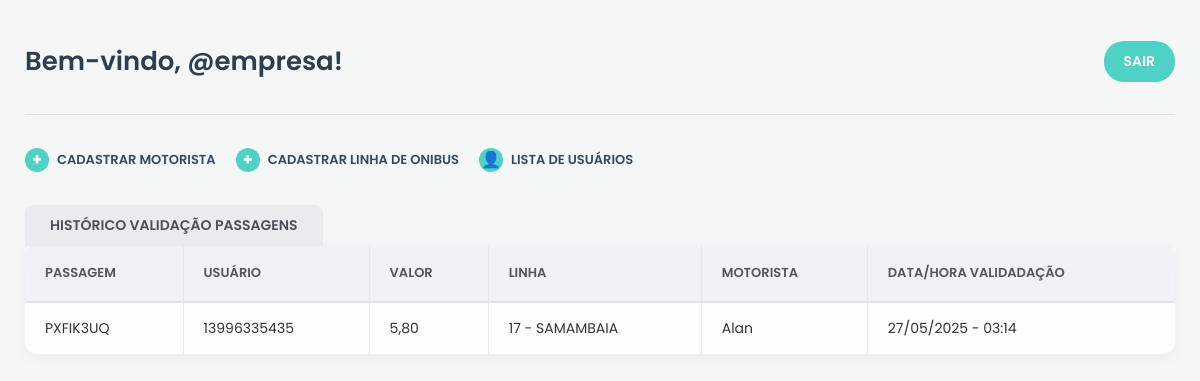
Before: /empresa/dashboard/ with the older database file.
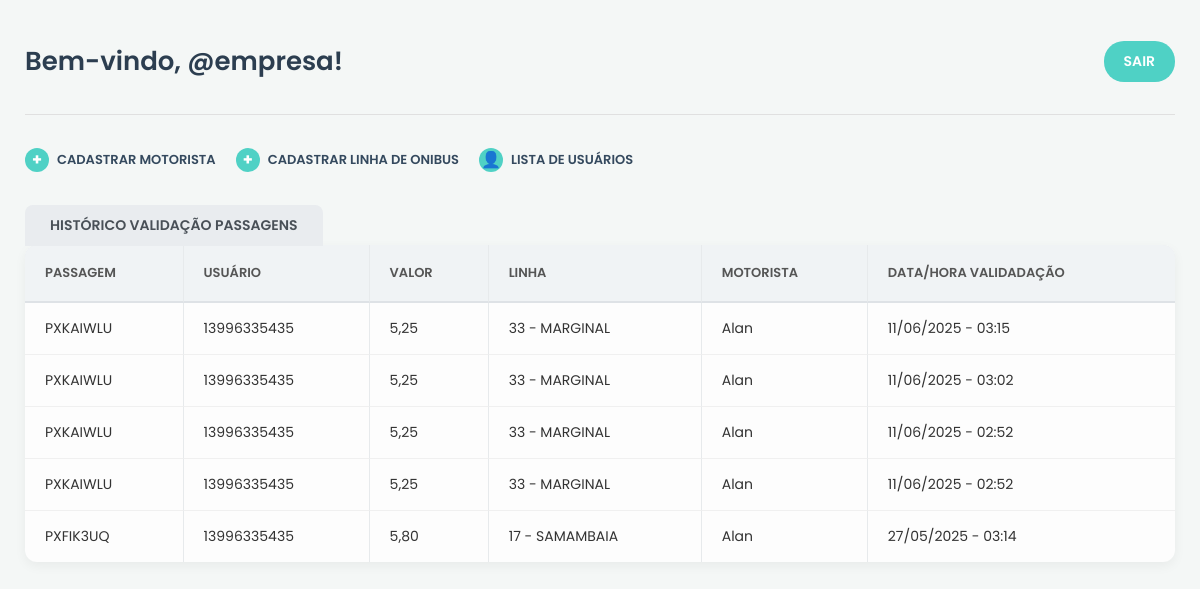
After: the same page with the newer database file.
### app_empresa/models.py (models this page shows, shortened)
class Historico(models.Model):
   id = models.AutoField(primary_key=True)
   usuario = models.ForeignKey(Usuario, on_delete=models.CASCADE)
   funcionario = models.ForeignKey(Funcionario, on_delete=models.CASCADE)
   passagem = models.ForeignKey(Passagem, on_delete=models.CASCADE)
   linha = models.ForeignKey(Linha, on_delete=models.CASCADE)
   datahora= models.DateTimeField(auto_now_add=True)

class Passagem(models.Model):
  idPassagem = models.CharField(max_length=20)
  usuario = models.ForeignKey(Usuario, on_delete=models.CASCADE, related_name='passagens')
  valor = models.DecimalField(max_digits=8, decimal_places=2)
  dataCriacao = models.DateTimeField(auto_now_add=True)
  usosDisponiveis = models.PositiveIntegerField(default=1)

class Linha(models.Model):
  idLinha = models.IntegerField(primary_key=True)
  nomeLinha = models.CharField(max_length=100)

class Funcionario(models.Model):
  idFuncionario = models.AutoField(primary_key=True)
  codigo = models.CharField(max_length=10, unique=True, blank= True,editable=False)
  senha = models.CharField(max_length=128)
  nome = models.CharField(max_length=100)
  funcao = models.CharField(max_length=50)
  email = models.EmailField()
  cpf = models.BigIntegerField(unique=True)

### app_empresa/views.py (the view)
# urls.py: path('dashboard/', views.dashboard, name='dashboard'),
def dashboard(request):
    historicos = Historico.objects.select_related('usuario','funcionario','passagem','linha').all().order_by('-datahora')
    context = {
        'historicos':historicos,
        'previous_url': '/',
        'add_motorista': '/empresa/add_motorista/',
        'add_linha': '/empresa/add_linha/',
        'lista_motorista': '/empresa/lista_motorista/'
    }
    return render(request, 'dashboard.html',context)

### app_empresa/templates/dashboard.html (shortened to what this page needs)
{% load static %}
<!DOCTYPE html>
<html lang="pt-BR">
<head>
    <link rel="stylesheet" href="{% static 'style-dashboard.css' %}">
</head>
<body>
    <div class="dashboard-container">
        <header class="dashboard-header">
            <h1 class="greeting">Bem-vindo, @empresa!</h1>
            <a href="{{ previous_url }}" class="btn btn-logout">SAIR</a> </header>
        <nav class="dashboard-actions">
            <a href="{{ add_motorista }}" class="btn btn-action"> <span class="icon">+</span>
                Cadastrar Motorista
            </a>
            <a href="{{ add_linha }}" class="btn btn-action"> <span class="icon">+</span>
                Cadastrar Linha de Onibus
            </a>
            <a href="{{ lista_motorista }}" class="btn btn-action"> <span class="icon">👤</span> Lista de Usuários
            </a>
        </nav>
        <main class="dashboard-main">
            <div class="tab-title">HISTÓRICO VALIDAÇÃO PASSAGENS</div>
            <div class="table-wrapper">
                <table>
                    <thead>
                        <tr>
                            <th>Passagem</th>
                            <th>Usuário</th>
                            <th>Valor</th>
                            <th>Linha</th>
                            <th>Motorista</th>
                            <th>Data/Hora Validadação</th>
                        </tr>
                    </thead>
                    <tbody>
                        {% for item in historicos %}
                            <tr>
                                <td> {{ item.passagem.idPassagem }} </td>
                                <td>{{ item.passagem.usuario_id }}</td>
                                <td>{{ item.passagem.valor }}</td>
                                <td>{{ item.linha.idLinha }} - {{ item.linha.nomeLinha}} </td>
                                <td>{{ item.funcionario.nome }}</td>
                                <td>{{ item.datahora|date:"d/m/Y - H:i"}}</td>
                            </tr>
                        {% empty %}
                            <tr>
                                <td colspan="6">Nenhum registro econtrado.</td>
                            </tr>
                        {% endfor %}
                    </tbody>
                </table>
            </div>
        </main>
    </div>
</body>
</html>

### app/static/style-dashboard.css (style rules this page uses)
body, html { margin: 0; padding: 0; font-family: "Poppins", sans-serif; background-color: #f4f7f6; color: #333; height: 100%; }
.dashboard-container { padding: 25px; max-width: 1200px; margin: 0 auto; }
.dashboard-header { display: flex; justify-content: space-between; align-items: center; margin-bottom: 25px; padding-bottom: 15px; border-bottom: 1px solid #e0e0e0; }
.greeting { font-size: 26px; font-weight: 600; color: #2c3e50; }
.btn { padding: 10px 20px; border-radius: 20px; text-decoration: none; font-weight: 600; font-size: 14px; transition: background-color 0.3s ease; cursor: pointer; border: none; }
.btn-logout { background-color: #4FD1C5; color: white; }
.dashboard-actions { display: flex; gap: 20px; margin-bottom: 25px; align-items: center; }
.btn-action { color: #34495e; font-weight: 600; font-size: 13px; text-decoration: none; display: flex; align-items: center; padding: 8px 0; text-transform: uppercase; }
.btn-action .icon { display: inline-flex; justify-content: center; align-items: center; width: 24px; height: 24px; border-radius: 50%; background-color: #4FD1C5; color: white; font-size: 16px; margin-right: 8px; font-weight: bold; }
.tab-title { display: inline-block; background-color: #e9ecef; padding: 10px 25px; font-weight: 600; font-size: 14px; color: #495057; border-radius: 8px 8px 0 0; margin-bottom: -1px; position: relative; z-index: 1; }
.table-wrapper { background-color: #fdfdfd; border-radius: 12px; padding: 0; box-shadow: 0 4px 12px rgba(0, 0, 0, 0.05); overflow-x: auto; }
table { width: 100%; border-collapse: separate; border-spacing: 0; text-align: left; }
thead { background-color: #e9ecef; }
th { padding: 18px 20px; font-weight: 600; font-size: 13px; color: #555; text-transform: uppercase; background-color: #f0f3f5; border-bottom: 2px solid #dee2e6; }
thead tr th:first-child { border-top-left-radius: 8px; }
thead tr th:last-child { border-top-right-radius: 8px; }
td { padding: 15px 20px; font-size: 14px; color: #333; border-bottom: 1px solid #f0f0f0; }
th:not(:last-child), td:not(:last-child) { border-right: 1px solid #e7eaec; }
tbody tr:last-child td { border-bottom: none; }
tbody tr:last-child td:first-child { border-bottom-left-radius: 8px; }
tbody tr:last-child td:last-child { border-bottom-right-radius: 8px; }

Changed rows visible on the page:
added Historico: passagem.idPassagem "PXKAIWLU", passagem.usuario_id "13996335435", passagem.valor "5,25", linha.idLinha "33", linha.nomeLinha "MARGINAL", funcionario.nome "Alan", datahora "11/06/2025 - 03:15"
added Historico: passagem.idPassagem "PXKAIWLU", passagem.usuario_id "13996335435", passagem.valor "5,25", linha.idLinha "33", linha.nomeLinha "MARGINAL", funcionario.nome "Alan", datahora "11/06/2025 - 03:02"
added Historico: passagem.idPassagem "PXKAIWLU", passagem.usuario_id "13996335435", passagem.valor "5,25", linha.idLinha "33", linha.nomeLinha "MARGINAL", funcionario.nome "Alan", datahora "11/06/2025 - 02:52"
added Historico: passagem.idPassagem "PXKAIWLU", passagem.usuario_id "13996335435", passagem.valor "5,25", linha.idLinha "33", linha.nomeLinha "MARGINAL", funcionario.nome "Alan", datahora "11/06/2025 - 02:52"
